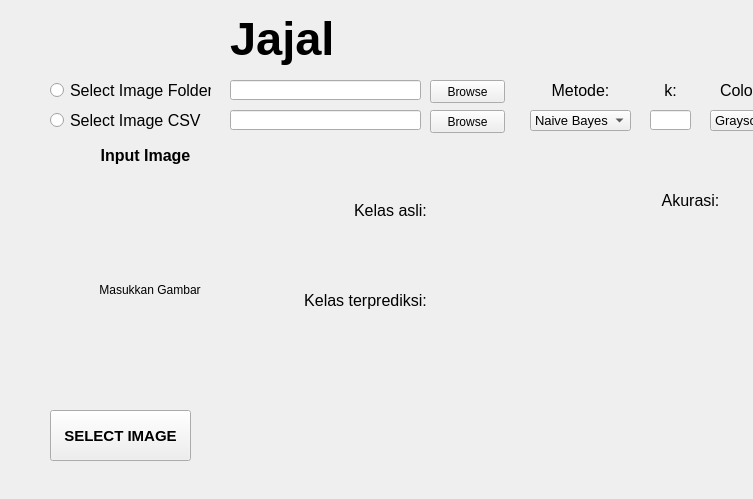
<?xml version="1.0" encoding="UTF-8"?>
<ui version="4.0">
 <class>Form</class>
 <widget class="QWidget" name="Form">
  <property name="geometry">
   <rect>
    <x>0</x>
    <y>0</y>
    <width>753</width>
    <height>499</height>
   </rect>
  </property>
  <property name="sizePolicy">
   <sizepolicy hsizetype="Fixed" vsizetype="Fixed">
    <horstretch>0</horstretch>
    <verstretch>0</verstretch>
   </sizepolicy>
  </property>
  <property name="windowTitle">
   <string>Analisis Sentimen</string>
  </property>
  <widget class="QLabel" name="programTitle">
   <property name="geometry">
    <rect>
     <x>230</x>
     <y>10</y>
     <width>506</width>
     <height>57</height>
    </rect>
   </property>
   <property name="sizePolicy">
    <sizepolicy hsizetype="Fixed" vsizetype="Fixed">
     <horstretch>0</horstretch>
     <verstretch>0</verstretch>
    </sizepolicy>
   </property>
   <property name="font">
    <font>
     <pointsize>35</pointsize>
     <weight>75</weight>
     <bold>true</bold>
    </font>
   </property>
   <property name="text">
    <string>Jajal</string>
   </property>
  </widget>
  <widget class="QComboBox" name="learning_combo">
   <property name="geometry">
    <rect>
     <x>530</x>
     <y>110</y>
     <width>101</width>
     <height>21</height>
    </rect>
   </property>
   <property name="font">
    <font>
     <pointsize>10</pointsize>
    </font>
   </property>
   <item>
    <property name="text">
     <string>Naive Bayes</string>
    </property>
   </item>
   <item>
    <property name="text">
     <string>k-NN</string>
    </property>
   </item>
  </widget>
  <widget class="QRadioButton" name="selectFolder_radio">
   <property name="geometry">
    <rect>
     <x>50</x>
     <y>80</y>
     <width>161</width>
     <height>21</height>
    </rect>
   </property>
   <property name="font">
    <font>
     <pointsize>12</pointsize>
    </font>
   </property>
   <property name="text">
    <string>Select Image Folder</string>
   </property>
  </widget>
  <widget class="QRadioButton" name="selectCSV_radio">
   <property name="geometry">
    <rect>
     <x>50</x>
     <y>110</y>
     <width>161</width>
     <height>21</height>
    </rect>
   </property>
   <property name="font">
    <font>
     <pointsize>12</pointsize>
    </font>
   </property>
   <property name="text">
    <string>Select Image CSV</string>
   </property>
  </widget>
  <widget class="QLineEdit" name="selectFolder_edit">
   <property name="geometry">
    <rect>
     <x>230</x>
     <y>80</y>
     <width>191</width>
     <height>20</height>
    </rect>
   </property>
  </widget>
  <widget class="QLineEdit" name="selectCSV_edit">
   <property name="geometry">
    <rect>
     <x>230</x>
     <y>110</y>
     <width>191</width>
     <height>20</height>
    </rect>
   </property>
  </widget>
  <widget class="QPushButton" name="selectFolder_browser">
   <property name="geometry">
    <rect>
     <x>430</x>
     <y>80</y>
     <width>75</width>
     <height>23</height>
    </rect>
   </property>
   <property name="text">
    <string>Browse</string>
   </property>
  </widget>
  <widget class="QPushButton" name="selectCSV_browser">
   <property name="geometry">
    <rect>
     <x>430</x>
     <y>110</y>
     <width>75</width>
     <height>23</height>
    </rect>
   </property>
   <property name="text">
    <string>Browse</string>
   </property>
  </widget>
  <widget class="QLabel" name="label">
   <property name="geometry">
    <rect>
     <x>550</x>
     <y>80</y>
     <width>61</width>
     <height>21</height>
    </rect>
   </property>
   <property name="font">
    <font>
     <pointsize>12</pointsize>
    </font>
   </property>
   <property name="text">
    <string>&lt;html&gt;&lt;head/&gt;&lt;body&gt;&lt;p align=&quot;center&quot;&gt;Metode:&lt;/p&gt;&lt;/body&gt;&lt;/html&gt;</string>
   </property>
  </widget>
  <widget class="QLabel" name="label_2">
   <property name="geometry">
    <rect>
     <x>640</x>
     <y>80</y>
     <width>61</width>
     <height>21</height>
    </rect>
   </property>
   <property name="font">
    <font>
     <pointsize>12</pointsize>
    </font>
   </property>
   <property name="text">
    <string>&lt;html&gt;&lt;head/&gt;&lt;body&gt;&lt;p align=&quot;center&quot;&gt;k:&lt;/p&gt;&lt;/body&gt;&lt;/html&gt;</string>
   </property>
  </widget>
  <widget class="QLabel" name="label_3">
   <property name="geometry">
    <rect>
     <x>720</x>
     <y>80</y>
     <width>81</width>
     <height>21</height>
    </rect>
   </property>
   <property name="font">
    <font>
     <pointsize>12</pointsize>
    </font>
   </property>
   <property name="text">
    <string>&lt;html&gt;&lt;head/&gt;&lt;body&gt;&lt;p align=&quot;center&quot;&gt;Colorspace:&lt;/p&gt;&lt;/body&gt;&lt;/html&gt;</string>
   </property>
  </widget>
  <widget class="QLabel" name="label_4">
   <property name="geometry">
    <rect>
     <x>650</x>
     <y>190</y>
     <width>81</width>
     <height>21</height>
    </rect>
   </property>
   <property name="font">
    <font>
     <pointsize>12</pointsize>
    </font>
   </property>
   <property name="text">
    <string>&lt;html&gt;&lt;head/&gt;&lt;body&gt;&lt;p align=&quot;center&quot;&gt;Akurasi:&lt;/p&gt;&lt;/body&gt;&lt;/html&gt;</string>
   </property>
  </widget>
  <widget class="QLabel" name="label_5">
   <property name="geometry">
    <rect>
     <x>350</x>
     <y>200</y>
     <width>81</width>
     <height>21</height>
    </rect>
   </property>
   <property name="font">
    <font>
     <pointsize>12</pointsize>
    </font>
   </property>
   <property name="text">
    <string>&lt;html&gt;&lt;head/&gt;&lt;body&gt;&lt;p align=&quot;center&quot;&gt;Kelas asli:&lt;/p&gt;&lt;/body&gt;&lt;/html&gt;</string>
   </property>
  </widget>
  <widget class="QComboBox" name="colorspace_combo">
   <property name="geometry">
    <rect>
     <x>710</x>
     <y>110</y>
     <width>101</width>
     <height>21</height>
    </rect>
   </property>
   <property name="font">
    <font>
     <pointsize>10</pointsize>
    </font>
   </property>
   <item>
    <property name="text">
     <string>Grayscale</string>
    </property>
   </item>
   <item>
    <property name="text">
     <string>HSV</string>
    </property>
   </item>
   <item>
    <property name="text">
     <string>RGB</string>
    </property>
   </item>
  </widget>
  <widget class="QLineEdit" name="selectK_edit">
   <property name="geometry">
    <rect>
     <x>650</x>
     <y>110</y>
     <width>41</width>
     <height>20</height>
    </rect>
   </property>
  </widget>
  <widget class="QPushButton" name="startTrain_button">
   <property name="geometry">
    <rect>
     <x>820</x>
     <y>80</y>
     <width>141</width>
     <height>51</height>
    </rect>
   </property>
   <property name="font">
    <font>
     <pointsize>11</pointsize>
     <weight>75</weight>
     <bold>true</bold>
    </font>
   </property>
   <property name="text">
    <string>START TRAINING</string>
   </property>
  </widget>
  <widget class="QLabel" name="inputImage_label">
   <property name="geometry">
    <rect>
     <x>50</x>
     <y>190</y>
     <width>200</width>
     <height>200</height>
    </rect>
   </property>
   <property name="minimumSize">
    <size>
     <width>200</width>
     <height>200</height>
    </size>
   </property>
   <property name="text">
    <string>Masukkan Gambar</string>
   </property>
   <property name="alignment">
    <set>Qt::AlignCenter</set>
   </property>
  </widget>
  <widget class="QLabel" name="label_7">
   <property name="geometry">
    <rect>
     <x>90</x>
     <y>140</y>
     <width>111</width>
     <height>31</height>
    </rect>
   </property>
   <property name="font">
    <font>
     <pointsize>12</pointsize>
     <weight>75</weight>
     <bold>true</bold>
    </font>
   </property>
   <property name="text">
    <string>Input Image</string>
   </property>
   <property name="alignment">
    <set>Qt::AlignCenter</set>
   </property>
  </widget>
  <widget class="QPushButton" name="selectImage_button">
   <property name="geometry">
    <rect>
     <x>50</x>
     <y>410</y>
     <width>141</width>
     <height>51</height>
    </rect>
   </property>
   <property name="font">
    <font>
     <pointsize>11</pointsize>
     <weight>75</weight>
     <bold>true</bold>
    </font>
   </property>
   <property name="text">
    <string>SELECT IMAGE</string>
   </property>
  </widget>
  <widget class="QLabel" name="accuracy_label">
   <property name="geometry">
    <rect>
     <x>640</x>
     <y>240</y>
     <width>100</width>
     <height>100</height>
    </rect>
   </property>
   <property name="minimumSize">
    <size>
     <width>100</width>
     <height>100</height>
    </size>
   </property>
   <property name="font">
    <font>
     <pointsize>12</pointsize>
     <weight>75</weight>
     <bold>true</bold>
    </font>
   </property>
   <property name="text">
    <string/>
   </property>
   <property name="alignment">
    <set>Qt::AlignCenter</set>
   </property>
  </widget>
  <widget class="QLabel" name="label_8">
   <property name="geometry">
    <rect>
     <x>300</x>
     <y>290</y>
     <width>131</width>
     <height>21</height>
    </rect>
   </property>
   <property name="font">
    <font>
     <pointsize>12</pointsize>
    </font>
   </property>
   <property name="text">
    <string>&lt;html&gt;&lt;head/&gt;&lt;body&gt;&lt;p align=&quot;center&quot;&gt;Kelas terprediksi:&lt;/p&gt;&lt;/body&gt;&lt;/html&gt;</string>
   </property>
  </widget>
  <widget class="QLabel" name="originalClass_label">
   <property name="geometry">
    <rect>
     <x>450</x>
     <y>200</y>
     <width>81</width>
     <height>21</height>
    </rect>
   </property>
   <property name="font">
    <font>
     <pointsize>12</pointsize>
    </font>
   </property>
   <property name="text">
    <string>&lt;html&gt;&lt;head/&gt;&lt;body&gt;&lt;p align=&quot;center&quot;&gt;&lt;br/&gt;&lt;/p&gt;&lt;/body&gt;&lt;/html&gt;</string>
   </property>
  </widget>
  <widget class="QLabel" name="predictedClass_label">
   <property name="geometry">
    <rect>
     <x>450</x>
     <y>290</y>
     <width>81</width>
     <height>21</height>
    </rect>
   </property>
   <property name="font">
    <font>
     <pointsize>12</pointsize>
    </font>
   </property>
   <property name="text">
    <string>&lt;html&gt;&lt;head/&gt;&lt;body&gt;&lt;p align=&quot;center&quot;&gt;&lt;br/&gt;&lt;/p&gt;&lt;/body&gt;&lt;/html&gt;</string>
   </property>
  </widget>
 </widget>
 <resources/>
 <connections/>
</ui>
